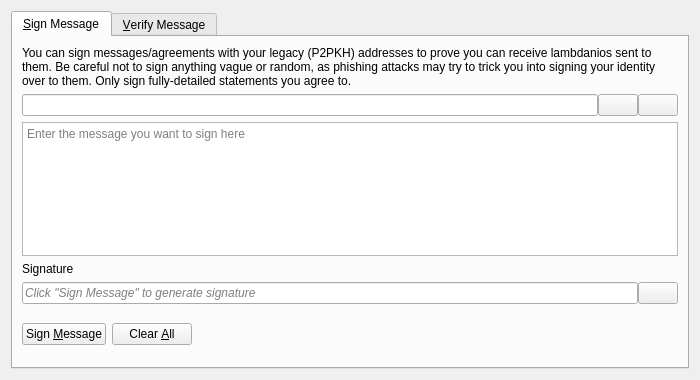
<?xml version="1.0" encoding="UTF-8"?>
<ui version="4.0">
 <class>SignVerifyMessageDialog</class>
 <widget class="QDialog" name="SignVerifyMessageDialog">
  <property name="geometry">
   <rect>
    <x>0</x>
    <y>0</y>
    <width>700</width>
    <height>380</height>
   </rect>
  </property>
  <property name="windowTitle">
   <string>Signatures - Sign / Verify a Message</string>
  </property>
  <property name="modal">
   <bool>true</bool>
  </property>
  <layout class="QVBoxLayout" name="verticalLayout">
   <item>
    <widget class="QTabWidget" name="tabWidget">
     <property name="currentIndex">
      <number>0</number>
     </property>
     <widget class="QWidget" name="tabSignMessage">
      <attribute name="title">
       <string>&amp;Sign Message</string>
      </attribute>
      <layout class="QVBoxLayout" name="verticalLayout_SM">
       <item>
        <widget class="QLabel" name="infoLabel_SM">
         <property name="text">
          <string>You can sign messages/agreements with your legacy (P2PKH) addresses to prove you can receive lambdanios sent to them. Be careful not to sign anything vague or random, as phishing attacks may try to trick you into signing your identity over to them. Only sign fully-detailed statements you agree to.</string>
         </property>
         <property name="textFormat">
          <enum>Qt::PlainText</enum>
         </property>
         <property name="wordWrap">
          <bool>true</bool>
         </property>
        </widget>
       </item>
       <item>
        <layout class="QHBoxLayout" name="horizontalLayout_1_SM">
         <property name="spacing">
          <number>0</number>
         </property>
         <item>
          <widget class="QValidatedLineEdit" name="addressIn_SM">
           <property name="toolTip">
            <string>The Lambdanio address to sign the message with</string>
           </property>
          </widget>
         </item>
         <item>
          <widget class="QPushButton" name="addressBookButton_SM">
           <property name="toolTip">
            <string>Choose previously used address</string>
           </property>
           <property name="text">
            <string/>
           </property>
           <property name="icon">
            <iconset resource="../lambdanio.qrc">
             <normaloff>:/icons/address-book</normaloff>:/icons/address-book</iconset>
           </property>
           <property name="shortcut">
            <string>Alt+A</string>
           </property>
           <property name="autoDefault">
            <bool>false</bool>
           </property>
          </widget>
         </item>
         <item>
          <widget class="QPushButton" name="pasteButton_SM">
           <property name="toolTip">
            <string>Paste address from clipboard</string>
           </property>
           <property name="text">
            <string/>
           </property>
           <property name="icon">
            <iconset resource="../lambdanio.qrc">
             <normaloff>:/icons/editpaste</normaloff>:/icons/editpaste</iconset>
           </property>
           <property name="shortcut">
            <string>Alt+P</string>
           </property>
           <property name="autoDefault">
            <bool>false</bool>
           </property>
          </widget>
         </item>
        </layout>
       </item>
       <item>
        <widget class="QPlainTextEdit" name="messageIn_SM">
         <property name="toolTip">
          <string>Enter the message you want to sign here</string>
         </property>
         <property name="placeholderText">
          <string>Enter the message you want to sign here</string>
         </property>
        </widget>
       </item>
       <item>
        <widget class="QLabel" name="signatureLabel_SM">
         <property name="text">
          <string>Signature</string>
         </property>
         <property name="textFormat">
          <enum>Qt::PlainText</enum>
         </property>
        </widget>
       </item>
       <item>
        <layout class="QHBoxLayout" name="horizontalLayout_2_SM">
         <property name="spacing">
          <number>0</number>
         </property>
         <item>
          <widget class="QLineEdit" name="signatureOut_SM">
           <property name="placeholderText">
            <string>Click "Sign Message" to generate signature</string>
           </property>
           <property name="font">
            <font>
             <italic>true</italic>
            </font>
           </property>
           <property name="readOnly">
            <bool>true</bool>
           </property>
          </widget>
         </item>
         <item>
          <widget class="QPushButton" name="copySignatureButton_SM">
           <property name="toolTip">
            <string>Copy the current signature to the clipboard</string>
           </property>
           <property name="text">
            <string/>
           </property>
           <property name="icon">
            <iconset resource="../lambdanio.qrc">
             <normaloff>:/icons/editcopy</normaloff>:/icons/editcopy</iconset>
           </property>
           <property name="autoDefault">
            <bool>false</bool>
           </property>
          </widget>
         </item>
        </layout>
       </item>
       <item>
        <layout class="QHBoxLayout" name="horizontalLayout_3_SM">
         <item>
          <widget class="QPushButton" name="signMessageButton_SM">
           <property name="toolTip">
            <string>Sign the message to prove you own this Lambdanio address</string>
           </property>
           <property name="text">
            <string>Sign &amp;Message</string>
           </property>
           <property name="icon">
            <iconset resource="../lambdanio.qrc">
             <normaloff>:/icons/edit</normaloff>:/icons/edit</iconset>
           </property>
           <property name="autoDefault">
            <bool>false</bool>
           </property>
          </widget>
         </item>
         <item>
          <widget class="QPushButton" name="clearButton_SM">
           <property name="toolTip">
            <string>Reset all sign message fields</string>
           </property>
           <property name="text">
            <string>Clear &amp;All</string>
           </property>
           <property name="icon">
            <iconset resource="../lambdanio.qrc">
             <normaloff>:/icons/remove</normaloff>:/icons/remove</iconset>
           </property>
           <property name="autoDefault">
            <bool>false</bool>
           </property>
          </widget>
         </item>
         <item>
          <spacer name="horizontalSpacer_1_SM">
           <property name="orientation">
            <enum>Qt::Horizontal</enum>
           </property>
           <property name="sizeHint" stdset="0">
            <size>
             <width>40</width>
             <height>48</height>
            </size>
           </property>
          </spacer>
         </item>
         <item>
          <widget class="QLabel" name="statusLabel_SM">
           <property name="font">
            <font>
             <weight>75</weight>
             <bold>true</bold>
            </font>
           </property>
           <property name="text">
            <string/>
           </property>
           <property name="wordWrap">
            <bool>true</bool>
           </property>
          </widget>
         </item>
         <item>
          <spacer name="horizontalSpacer_2_SM">
           <property name="orientation">
            <enum>Qt::Horizontal</enum>
           </property>
           <property name="sizeHint" stdset="0">
            <size>
             <width>40</width>
             <height>48</height>
            </size>
           </property>
          </spacer>
         </item>
        </layout>
       </item>
      </layout>
     </widget>
     <widget class="QWidget" name="tabVerifyMessage">
      <attribute name="title">
       <string>&amp;Verify Message</string>
      </attribute>
      <layout class="QVBoxLayout" name="verticalLayout_VM">
       <item>
        <widget class="QLabel" name="infoLabel_VM">
         <property name="text">
          <string>Enter the receiver's address, message (ensure you copy line breaks, spaces, tabs, etc. exactly) and signature below to verify the message. Be careful not to read more into the signature than what is in the signed message itself, to avoid being tricked by a man-in-the-middle attack. Note that this only proves the signing party receives with the address, it cannot prove sendership of any transaction!</string>
         </property>
         <property name="textFormat">
          <enum>Qt::PlainText</enum>
         </property>
         <property name="alignment">
          <set>Qt::AlignLeading|Qt::AlignLeft|Qt::AlignTop</set>
         </property>
         <property name="wordWrap">
          <bool>true</bool>
         </property>
        </widget>
       </item>
       <item>
        <layout class="QHBoxLayout" name="horizontalLayout_1_VM">
         <property name="spacing">
          <number>0</number>
         </property>
         <item>
          <widget class="QValidatedLineEdit" name="addressIn_VM">
           <property name="toolTip">
            <string>The Lambdanio address the message was signed with</string>
           </property>
          </widget>
         </item>
         <item>
          <widget class="QPushButton" name="addressBookButton_VM">
           <property name="toolTip">
            <string>Choose previously used address</string>
           </property>
           <property name="text">
            <string/>
           </property>
           <property name="icon">
            <iconset resource="../lambdanio.qrc">
             <normaloff>:/icons/address-book</normaloff>:/icons/address-book</iconset>
           </property>
           <property name="shortcut">
            <string>Alt+A</string>
           </property>
           <property name="autoDefault">
            <bool>false</bool>
           </property>
          </widget>
         </item>
        </layout>
       </item>
       <item>
        <widget class="QPlainTextEdit" name="messageIn_VM">
          <property name="toolTip">
            <string>The signed message to verify</string>
          </property>
          <property name="placeholderText">
            <string>The signed message to verify</string>
          </property>
        </widget>
       </item>
       <item>
        <widget class="QValidatedLineEdit" name="signatureIn_VM">
          <property name="toolTip">
            <string>The signature given when the message was signed</string>
          </property>
          <property name="placeholderText">
            <string>The signature given when the message was signed</string>
          </property>
        </widget>
       </item>
       <item>
        <layout class="QHBoxLayout" name="horizontalLayout_2_VM">
         <item>
          <widget class="QPushButton" name="verifyMessageButton_VM">
           <property name="toolTip">
            <string>Verify the message to ensure it was signed with the specified Lambdanio address</string>
           </property>
           <property name="text">
            <string>Verify &amp;Message</string>
           </property>
           <property name="icon">
            <iconset resource="../lambdanio.qrc">
             <normaloff>:/icons/transaction_0</normaloff>:/icons/transaction_0</iconset>
           </property>
           <property name="autoDefault">
            <bool>false</bool>
           </property>
          </widget>
         </item>
         <item>
          <widget class="QPushButton" name="clearButton_VM">
           <property name="toolTip">
            <string>Reset all verify message fields</string>
           </property>
           <property name="text">
            <string>Clear &amp;All</string>
           </property>
           <property name="icon">
            <iconset resource="../lambdanio.qrc">
             <normaloff>:/icons/remove</normaloff>:/icons/remove</iconset>
           </property>
           <property name="autoDefault">
            <bool>false</bool>
           </property>
          </widget>
         </item>
         <item>
          <spacer name="horizontalSpacer_1_VM">
           <property name="orientation">
            <enum>Qt::Horizontal</enum>
           </property>
           <property name="sizeHint" stdset="0">
            <size>
             <width>40</width>
             <height>48</height>
            </size>
           </property>
          </spacer>
         </item>
         <item>
          <widget class="QLabel" name="statusLabel_VM">
           <property name="font">
            <font>
             <weight>75</weight>
             <bold>true</bold>
            </font>
           </property>
           <property name="text">
            <string/>
           </property>
           <property name="wordWrap">
            <bool>true</bool>
           </property>
          </widget>
         </item>
         <item>
          <spacer name="horizontalSpacer_2_VM">
           <property name="orientation">
            <enum>Qt::Horizontal</enum>
           </property>
           <property name="sizeHint" stdset="0">
            <size>
             <width>40</width>
             <height>48</height>
            </size>
           </property>
          </spacer>
         </item>
        </layout>
       </item>
      </layout>
     </widget>
    </widget>
   </item>
  </layout>
 </widget>
 <customwidgets>
  <customwidget>
   <class>QValidatedLineEdit</class>
   <extends>QLineEdit</extends>
   <header>qt/qvalidatedlineedit.h</header>
  </customwidget>
 </customwidgets>
 <resources>
  <include location="../lambdanio.qrc"/>
 </resources>
 <connections/>
</ui>
